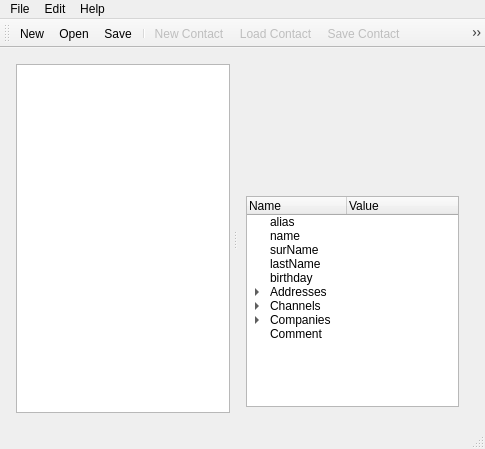
<?xml version="1.0" encoding="UTF-8"?>
<ui version="4.0">
 <class>MainWindow</class>
 <widget class="QMainWindow" name="MainWindow">
  <property name="geometry">
   <rect>
    <x>0</x>
    <y>0</y>
    <width>485</width>
    <height>449</height>
   </rect>
  </property>
  <property name="windowTitle">
   <string>Contact List</string>
  </property>
  <property name="windowIcon">
   <iconset resource="res.qrc">
    <normaloff>:/app_pic</normaloff>:/app_pic</iconset>
  </property>
  <widget class="QWidget" name="centralwidget">
   <widget class="QWidget" name="verticalLayoutWidget">
    <property name="geometry">
     <rect>
      <x>10</x>
      <y>10</y>
      <width>461</width>
      <height>361</height>
     </rect>
    </property>
    <layout class="QVBoxLayout" name="vLayMain">
     <item>
      <widget class="QSplitter" name="splitter">
       <property name="sizePolicy">
        <sizepolicy hsizetype="Expanding" vsizetype="Preferred">
         <horstretch>0</horstretch>
         <verstretch>0</verstretch>
        </sizepolicy>
       </property>
       <property name="orientation">
        <enum>Qt::Horizontal</enum>
       </property>
       <property name="handleWidth">
        <number>10</number>
       </property>
       <widget class="QTableView" name="tableView">
        <property name="dragEnabled">
         <bool>true</bool>
        </property>
        <property name="selectionBehavior">
         <enum>QAbstractItemView::SelectRows</enum>
        </property>
        <property name="sortingEnabled">
         <bool>true</bool>
        </property>
        <attribute name="horizontalHeaderVisible">
         <bool>true</bool>
        </attribute>
        <attribute name="horizontalHeaderShowSortIndicator" stdset="0">
         <bool>true</bool>
        </attribute>
        <attribute name="horizontalHeaderStretchLastSection">
         <bool>true</bool>
        </attribute>
       </widget>
       <widget class="QWidget" name="formLayoutWidget">
        <layout class="QVBoxLayout" name="vLayProperty">
         <item>
          <widget class="QLabel" name="lbUserPic">
           <property name="sizePolicy">
            <sizepolicy hsizetype="Fixed" vsizetype="Fixed">
             <horstretch>0</horstretch>
             <verstretch>0</verstretch>
            </sizepolicy>
           </property>
           <property name="minimumSize">
            <size>
             <width>120</width>
             <height>120</height>
            </size>
           </property>
           <property name="maximumSize">
            <size>
             <width>120</width>
             <height>120</height>
            </size>
           </property>
           <property name="text">
            <string notr="true"/>
           </property>
           <property name="pixmap">
            <pixmap resource="res.qrc">:/logo</pixmap>
           </property>
           <property name="scaledContents">
            <bool>true</bool>
           </property>
           <property name="alignment">
            <set>Qt::AlignHCenter|Qt::AlignTop</set>
           </property>
          </widget>
         </item>
         <item>
          <widget class="QTreeWidget" name="twData">
           <column>
            <property name="text">
             <string>Name</string>
            </property>
           </column>
           <column>
            <property name="text">
             <string>Value</string>
            </property>
           </column>
           <item>
            <property name="text">
             <string>alias</string>
            </property>
           </item>
           <item>
            <property name="text">
             <string>name</string>
            </property>
           </item>
           <item>
            <property name="text">
             <string>surName</string>
            </property>
           </item>
           <item>
            <property name="text">
             <string>lastName</string>
            </property>
           </item>
           <item>
            <property name="text">
             <string>birthday</string>
            </property>
           </item>
           <item>
            <property name="text">
             <string>Addresses</string>
            </property>
            <item>
             <property name="text">
              <string>Country</string>
             </property>
            </item>
            <item>
             <property name="text">
              <string>City</string>
             </property>
            </item>
            <item>
             <property name="text">
              <string>Street</string>
             </property>
            </item>
            <item>
             <property name="text">
              <string>Home</string>
             </property>
            </item>
            <item>
             <property name="text">
              <string>Apartment</string>
             </property>
            </item>
           </item>
           <item>
            <property name="text">
             <string>Channels</string>
            </property>
            <item>
             <property name="text">
              <string>phone</string>
             </property>
            </item>
            <item>
             <property name="text">
              <string>email</string>
             </property>
            </item>
            <item>
             <property name="text">
              <string>skype</string>
             </property>
            </item>
            <item>
             <property name="text">
              <string>site</string>
             </property>
            </item>
           </item>
           <item>
            <property name="text">
             <string>Companies</string>
            </property>
            <item>
             <property name="text">
              <string>Name</string>
             </property>
            </item>
            <item>
             <property name="text">
              <string>Phone</string>
             </property>
            </item>
            <item>
             <property name="text">
              <string>Department</string>
             </property>
            </item>
            <item>
             <property name="text">
              <string>Post</string>
             </property>
            </item>
            <item>
             <property name="text">
              <string>Address</string>
             </property>
            </item>
            <item>
             <property name="text">
              <string>Date In</string>
             </property>
            </item>
            <item>
             <property name="text">
              <string>Date Out</string>
             </property>
            </item>
           </item>
           <item>
            <property name="text">
             <string>Comment</string>
            </property>
           </item>
          </widget>
         </item>
        </layout>
       </widget>
      </widget>
     </item>
    </layout>
   </widget>
  </widget>
  <widget class="QMenuBar" name="menuBar">
   <property name="enabled">
    <bool>true</bool>
   </property>
   <property name="geometry">
    <rect>
     <x>0</x>
     <y>0</y>
     <width>485</width>
     <height>21</height>
    </rect>
   </property>
   <property name="defaultUp">
    <bool>false</bool>
   </property>
   <property name="nativeMenuBar">
    <bool>true</bool>
   </property>
   <widget class="QMenu" name="menuFile">
    <property name="title">
     <string>File</string>
    </property>
    <addaction name="actionNew"/>
    <addaction name="actionOpen"/>
    <addaction name="actionSave"/>
    <addaction name="actionSave_as"/>
    <addaction name="separator"/>
    <addaction name="actionExit"/>
   </widget>
   <widget class="QMenu" name="menuEdit">
    <property name="title">
     <string>Edit</string>
    </property>
    <addaction name="actionEditable"/>
    <addaction name="separator"/>
    <addaction name="actionNew_Contact"/>
    <addaction name="actionLoad_Contact"/>
    <addaction name="actionSave_Contact"/>
    <addaction name="actionCopy_Contact"/>
    <addaction name="actionDelete_Contact"/>
    <addaction name="separator"/>
    <addaction name="actionSettings"/>
   </widget>
   <widget class="QMenu" name="menuHelp">
    <property name="title">
     <string>Help</string>
    </property>
    <addaction name="actionAbout"/>
   </widget>
   <addaction name="menuFile"/>
   <addaction name="menuEdit"/>
   <addaction name="menuHelp"/>
  </widget>
  <widget class="QToolBar" name="mainToolBar">
   <property name="sizePolicy">
    <sizepolicy hsizetype="Preferred" vsizetype="Fixed">
     <horstretch>0</horstretch>
     <verstretch>0</verstretch>
    </sizepolicy>
   </property>
   <property name="minimumSize">
    <size>
     <width>0</width>
     <height>0</height>
    </size>
   </property>
   <property name="baseSize">
    <size>
     <width>0</width>
     <height>0</height>
    </size>
   </property>
   <property name="movable">
    <bool>true</bool>
   </property>
   <property name="allowedAreas">
    <set>Qt::LeftToolBarArea|Qt::TopToolBarArea</set>
   </property>
   <property name="floatable">
    <bool>false</bool>
   </property>
   <attribute name="toolBarArea">
    <enum>TopToolBarArea</enum>
   </attribute>
   <attribute name="toolBarBreak">
    <bool>false</bool>
   </attribute>
   <addaction name="actionNew"/>
   <addaction name="actionOpen"/>
   <addaction name="actionSave"/>
   <addaction name="separator"/>
   <addaction name="actionNew_Contact"/>
   <addaction name="actionLoad_Contact"/>
   <addaction name="actionSave_Contact"/>
   <addaction name="actionCopy_Contact"/>
   <addaction name="actionDelete_Contact"/>
   <addaction name="separator"/>
   <addaction name="actionEditable"/>
   <addaction name="separator"/>
   <addaction name="actionSettings"/>
   <addaction name="actionAbout"/>
  </widget>
  <widget class="QStatusBar" name="statusbar"/>
  <action name="actionAbout">
   <property name="icon">
    <iconset resource="res.qrc">
     <normaloff>:/about</normaloff>:/about</iconset>
   </property>
   <property name="text">
    <string>About</string>
   </property>
   <property name="shortcut">
    <string notr="true">F1</string>
   </property>
   <property name="menuRole">
    <enum>QAction::TextHeuristicRole</enum>
   </property>
   <property name="iconVisibleInMenu">
    <bool>false</bool>
   </property>
  </action>
  <action name="actionNew">
   <property name="icon">
    <iconset resource="res.qrc">
     <normaloff>:/newContactList</normaloff>:/newContactList</iconset>
   </property>
   <property name="text">
    <string>New...</string>
   </property>
   <property name="shortcut">
    <string notr="true">Ctrl+N</string>
   </property>
  </action>
  <action name="actionOpen">
   <property name="icon">
    <iconset resource="res.qrc">
     <normaloff>:/loadContactList</normaloff>:/loadContactList</iconset>
   </property>
   <property name="text">
    <string>Open...</string>
   </property>
   <property name="shortcut">
    <string notr="true">Ctrl+O</string>
   </property>
  </action>
  <action name="actionSave_as">
   <property name="icon">
    <iconset resource="res.qrc">
     <normaloff>:/save</normaloff>:/save</iconset>
   </property>
   <property name="text">
    <string>Save as...</string>
   </property>
   <property name="shortcut">
    <string notr="true">Ctrl+Shift+S</string>
   </property>
  </action>
  <action name="actionEditable">
   <property name="checkable">
    <bool>true</bool>
   </property>
   <property name="checked">
    <bool>false</bool>
   </property>
   <property name="enabled">
    <bool>false</bool>
   </property>
   <property name="icon">
    <iconset resource="res.qrc">
     <normaloff>:/editContact</normaloff>:/editContact</iconset>
   </property>
   <property name="text">
    <string>Editable Contact</string>
   </property>
   <property name="toolTip">
    <string>Editable Contact</string>
   </property>
  </action>
  <action name="actionNew_Contact">
   <property name="enabled">
    <bool>false</bool>
   </property>
   <property name="icon">
    <iconset resource="res.qrc">
     <normaloff>:/newContact</normaloff>:/newContact</iconset>
   </property>
   <property name="text">
    <string>New Contact</string>
   </property>
  </action>
  <action name="actionLoad_Contact">
   <property name="enabled">
    <bool>false</bool>
   </property>
   <property name="icon">
    <iconset resource="res.qrc">
     <normaloff>:/loadContact</normaloff>:/loadContact</iconset>
   </property>
   <property name="text">
    <string>Load Contact</string>
   </property>
  </action>
  <action name="actionSave_Contact">
   <property name="enabled">
    <bool>false</bool>
   </property>
   <property name="icon">
    <iconset resource="res.qrc">
     <normaloff>:/save</normaloff>:/save</iconset>
   </property>
   <property name="text">
    <string>Save Contact</string>
   </property>
  </action>
  <action name="actionDelete_Contact">
   <property name="enabled">
    <bool>false</bool>
   </property>
   <property name="icon">
    <iconset resource="res.qrc">
     <normaloff>:/deleteContact</normaloff>:/deleteContact</iconset>
   </property>
   <property name="text">
    <string>Delete Contact</string>
   </property>
  </action>
  <action name="actionSettings">
   <property name="enabled">
    <bool>true</bool>
   </property>
   <property name="icon">
    <iconset resource="res.qrc">
     <normaloff>:/settings</normaloff>:/settings</iconset>
   </property>
   <property name="text">
    <string>Settings</string>
   </property>
  </action>
  <action name="actionExit">
   <property name="icon">
    <iconset resource="res.qrc">
     <normaloff>:/exit</normaloff>:/exit</iconset>
   </property>
   <property name="text">
    <string>Exit</string>
   </property>
   <property name="shortcut">
    <string notr="true">Ctrl+Q</string>
   </property>
  </action>
  <action name="actionSave">
   <property name="icon">
    <iconset resource="res.qrc">
     <normaloff>:/save</normaloff>:/save</iconset>
   </property>
   <property name="text">
    <string>Save</string>
   </property>
   <property name="shortcut">
    <string notr="true">Ctrl+S</string>
   </property>
  </action>
  <action name="actionCopy_Contact">
   <property name="enabled">
    <bool>false</bool>
   </property>
   <property name="icon">
    <iconset resource="res.qrc">
     <normaloff>:/copyContact</normaloff>:/copyContact</iconset>
   </property>
   <property name="text">
    <string>Copy Contact</string>
   </property>
   <property name="toolTip">
    <string>Copy Contact</string>
   </property>
  </action>
 </widget>
 <layoutdefault spacing="6" margin="6"/>
 <resources>
  <include location="res.qrc"/>
 </resources>
 <connections/>
</ui>
